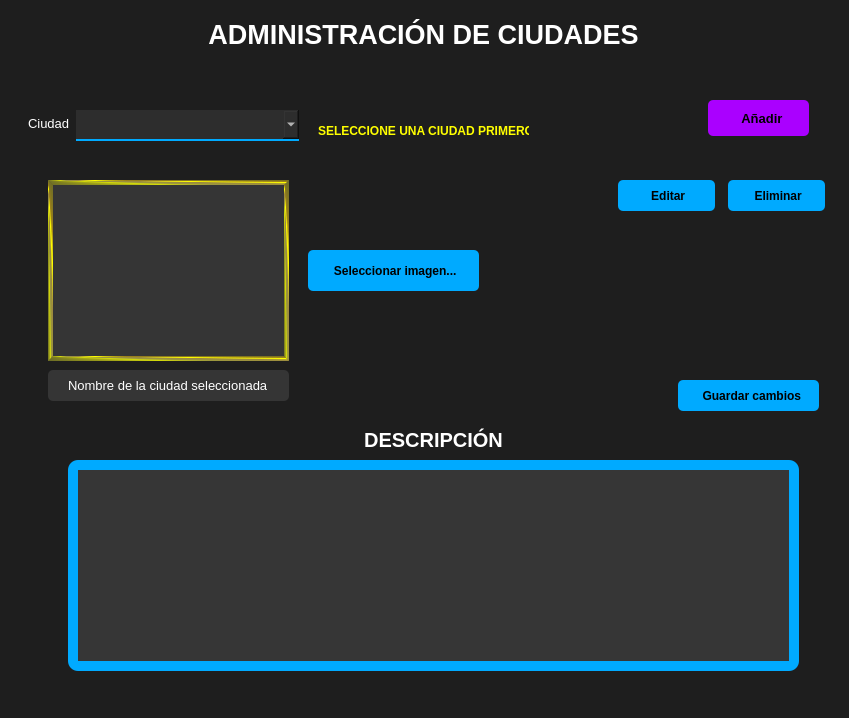
<?xml version="1.0" encoding="UTF-8"?>
<ui version="4.0">
 <class>manejarCiudades</class>
 <widget class="QWidget" name="manejarCiudades">
  <property name="windowModality">
   <enum>Qt::WindowModality::WindowModal</enum>
  </property>
  <property name="geometry">
   <rect>
    <x>0</x>
    <y>0</y>
    <width>849</width>
    <height>718</height>
   </rect>
  </property>
  <property name="maximumSize">
   <size>
    <width>849</width>
    <height>718</height>
   </size>
  </property>
  <property name="windowTitle">
   <string>Ciudades</string>
  </property>
  <property name="windowIcon">
   <iconset>
    <normaloff>../recursos/img/ciudades.png</normaloff>../recursos/img/ciudades.png</iconset>
  </property>
  <property name="styleSheet">
   <string notr="true">background-color: rgb(0, 0, 0);
color: rgb(255, 255, 255);</string>
  </property>
  <widget class="QFrame" name="frame">
   <property name="geometry">
    <rect>
     <x>-2</x>
     <y>0</y>
     <width>851</width>
     <height>721</height>
    </rect>
   </property>
   <property name="styleSheet">
    <string notr="true">background-color: rgb(30, 30, 30);
color: rgb(255, 255, 255);
border:none;</string>
   </property>
   <property name="frameShape">
    <enum>QFrame::Shape::StyledPanel</enum>
   </property>
   <property name="frameShadow">
    <enum>QFrame::Shadow::Raised</enum>
   </property>
   <widget class="QLabel" name="label">
    <property name="geometry">
     <rect>
      <x>120</x>
      <y>19</y>
      <width>611</width>
      <height>31</height>
     </rect>
    </property>
    <property name="font">
     <font>
      <pointsize>20</pointsize>
      <bold>true</bold>
     </font>
    </property>
    <property name="styleSheet">
     <string notr="true">color: rgb(255, 255, 255);</string>
    </property>
    <property name="text">
     <string>ADMINISTRACIÓN DE CIUDADES</string>
    </property>
    <property name="alignment">
     <set>Qt::AlignmentFlag::AlignCenter</set>
    </property>
   </widget>
   <widget class="QWidget" name="formLayoutWidget">
    <property name="geometry">
     <rect>
      <x>30</x>
      <y>110</y>
      <width>271</width>
      <height>31</height>
     </rect>
    </property>
    <layout class="QFormLayout" name="formLayout">
     <property name="fieldGrowthPolicy">
      <enum>QFormLayout::FieldGrowthPolicy::AllNonFixedFieldsGrow</enum>
     </property>
     <property name="rowWrapPolicy">
      <enum>QFormLayout::RowWrapPolicy::DontWrapRows</enum>
     </property>
     <property name="verticalSpacing">
      <number>6</number>
     </property>
     <item row="0" column="0">
      <widget class="QLabel" name="ciudadLabel">
       <property name="font">
        <font>
         <pointsize>10</pointsize>
        </font>
       </property>
       <property name="text">
        <string>Ciudad</string>
       </property>
      </widget>
     </item>
     <item row="0" column="1">
      <widget class="QComboBox" name="ciudadComboBox">
       <property name="sizePolicy">
        <sizepolicy hsizetype="Preferred" vsizetype="Expanding">
         <horstretch>0</horstretch>
         <verstretch>0</verstretch>
        </sizepolicy>
       </property>
       <property name="font">
        <font>
         <pointsize>10</pointsize>
        </font>
       </property>
       <property name="styleSheet">
        <string notr="true">color: rgb(255, 255, 255);
border-bottom: 2px solid rgb(0, 170, 255);
border-left:none;
border-right:none;
border-top:none;
background-color: rgb(45, 45, 45);
padding-left:5px;
padding-right:5px;</string>
       </property>
      </widget>
     </item>
    </layout>
   </widget>
   <widget class="QPushButton" name="agregarCiudad">
    <property name="geometry">
     <rect>
      <x>710</x>
      <y>100</y>
      <width>101</width>
      <height>36</height>
     </rect>
    </property>
    <property name="font">
     <font>
      <pointsize>10</pointsize>
      <bold>true</bold>
     </font>
    </property>
    <property name="styleSheet">
     <string notr="true">background-color: rgb(170, 0, 255);
color: rgb(0, 0, 0);
border-radius:5px;</string>
    </property>
    <property name="text">
     <string>  Añadir</string>
    </property>
    <property name="icon">
     <iconset>
      <normaloff>../recursos/iconos/ic_agregar.png</normaloff>../recursos/iconos/ic_agregar.png</iconset>
    </property>
   </widget>
   <widget class="QFrame" name="frame_ciudad">
    <property name="geometry">
     <rect>
      <x>40</x>
      <y>160</y>
      <width>791</width>
      <height>531</height>
     </rect>
    </property>
    <property name="styleSheet">
     <string notr="true">background-color: rgb(30, 30, 30);
color: rgb(255, 255, 255);
border:none;
border-radius:5px;</string>
    </property>
    <property name="frameShape">
     <enum>QFrame::Shape::StyledPanel</enum>
    </property>
    <property name="frameShadow">
     <enum>QFrame::Shadow::Raised</enum>
    </property>
    <widget class="QPushButton" name="editarCiudad">
     <property name="geometry">
      <rect>
       <x>580</x>
       <y>20</y>
       <width>97</width>
       <height>31</height>
      </rect>
     </property>
     <property name="font">
      <font>
       <bold>true</bold>
      </font>
     </property>
     <property name="styleSheet">
      <string notr="true">color: rgb(0, 0, 0);
background-color: rgb(0, 170, 255);
border-radius:5px;</string>
     </property>
     <property name="text">
      <string> Editar</string>
     </property>
     <property name="icon">
      <iconset>
       <normaloff>../recursos/iconos/ic_editar.png</normaloff>../recursos/iconos/ic_editar.png</iconset>
     </property>
    </widget>
    <widget class="QPushButton" name="eliminarCiudad">
     <property name="geometry">
      <rect>
       <x>690</x>
       <y>20</y>
       <width>97</width>
       <height>31</height>
      </rect>
     </property>
     <property name="font">
      <font>
       <bold>true</bold>
      </font>
     </property>
     <property name="styleSheet">
      <string notr="true">color: rgb(0, 0, 0);
background-color: rgb(0, 170, 255);
border-radius:5px;</string>
     </property>
     <property name="text">
      <string> Eliminar</string>
     </property>
     <property name="icon">
      <iconset>
       <normaloff>../recursos/iconos/ic_eliminar.png</normaloff>../recursos/iconos/ic_eliminar.png</iconset>
     </property>
    </widget>
    <widget class="QLabel" name="img_ciudad">
     <property name="geometry">
      <rect>
       <x>10</x>
       <y>20</y>
       <width>241</width>
       <height>181</height>
      </rect>
     </property>
     <property name="styleSheet">
      <string notr="true">background-color: rgb(53, 53, 53);
border: 5px solid qconicalgradient(cx:0, cy:0, angle:135, stop:0 rgba(255, 255, 0, 69), stop:0.375 rgba(255, 255, 0, 69), stop:0.423533 rgba(251, 255, 0, 145), stop:0.45 rgba(247, 255, 0, 208), stop:0.477581 rgba(255, 244, 71, 130), stop:0.518717 rgba(255, 218, 71, 130), stop:0.55 rgba(255, 255, 0, 255), stop:0.57754 rgba(255, 203, 0, 130), stop:0.625 rgba(255, 255, 0, 69), stop:1 rgba(255, 255, 0, 69));
border-radius:0px;</string>
     </property>
     <property name="text">
      <string/>
     </property>
    </widget>
    <widget class="QFrame" name="frame_3">
     <property name="geometry">
      <rect>
       <x>30</x>
       <y>300</y>
       <width>731</width>
       <height>211</height>
      </rect>
     </property>
     <property name="styleSheet">
      <string notr="true">border-radius:10px;
background-color: rgb(0, 170, 255);</string>
     </property>
     <property name="frameShape">
      <enum>QFrame::Shape::StyledPanel</enum>
     </property>
     <property name="frameShadow">
      <enum>QFrame::Shadow::Raised</enum>
     </property>
     <widget class="QPlainTextEdit" name="desc_ciudad">
      <property name="geometry">
       <rect>
        <x>10</x>
        <y>10</y>
        <width>711</width>
        <height>191</height>
       </rect>
      </property>
      <property name="font">
       <font>
        <pointsize>10</pointsize>
       </font>
      </property>
      <property name="styleSheet">
       <string notr="true">background-color: rgb(54, 54, 54);color:white;border-radius:0px;</string>
      </property>
      <property name="readOnly">
       <bool>true</bool>
      </property>
      <property name="plainText">
       <string/>
      </property>
     </widget>
    </widget>
    <widget class="QLineEdit" name="nombreCiudad">
     <property name="geometry">
      <rect>
       <x>10</x>
       <y>210</y>
       <width>241</width>
       <height>31</height>
      </rect>
     </property>
     <property name="font">
      <font>
       <pointsize>10</pointsize>
       <bold>false</bold>
      </font>
     </property>
     <property name="styleSheet">
      <string notr="true">background-color: rgb(53, 53, 53);
color: rgb(255, 255, 255);
border:0px</string>
     </property>
     <property name="text">
      <string>Nombre de la ciudad seleccionada</string>
     </property>
     <property name="alignment">
      <set>Qt::AlignmentFlag::AlignCenter</set>
     </property>
     <property name="readOnly">
      <bool>true</bool>
     </property>
    </widget>
    <widget class="QLabel" name="label_2">
     <property name="geometry">
      <rect>
       <x>40</x>
       <y>259</y>
       <width>711</width>
       <height>41</height>
      </rect>
     </property>
     <property name="font">
      <font>
       <pointsize>15</pointsize>
       <bold>true</bold>
      </font>
     </property>
     <property name="styleSheet">
      <string notr="true">color: white;</string>
     </property>
     <property name="text">
      <string>DESCRIPCIÓN</string>
     </property>
     <property name="alignment">
      <set>Qt::AlignmentFlag::AlignCenter</set>
     </property>
    </widget>
    <widget class="QPushButton" name="guardarCambios">
     <property name="geometry">
      <rect>
       <x>640</x>
       <y>220</y>
       <width>141</width>
       <height>31</height>
      </rect>
     </property>
     <property name="font">
      <font>
       <bold>true</bold>
      </font>
     </property>
     <property name="styleSheet">
      <string notr="true">color: rgb(0, 0, 0);
background-color: rgb(0, 170, 255);
border-radius:5px;</string>
     </property>
     <property name="text">
      <string>  Guardar cambios</string>
     </property>
     <property name="icon">
      <iconset>
       <normaloff>../recursos/iconos/ic_guardar.png</normaloff>../recursos/iconos/ic_guardar.png</iconset>
     </property>
    </widget>
    <widget class="QPushButton" name="seleccionarImagen">
     <property name="geometry">
      <rect>
       <x>270</x>
       <y>90</y>
       <width>171</width>
       <height>41</height>
      </rect>
     </property>
     <property name="font">
      <font>
       <bold>true</bold>
      </font>
     </property>
     <property name="styleSheet">
      <string notr="true">color: rgb(0, 0, 0);
background-color: rgb(0, 170, 255);
border-radius:5px;</string>
     </property>
     <property name="text">
      <string> Seleccionar imagen...</string>
     </property>
     <property name="icon">
      <iconset>
       <normaloff>../recursos/iconos/ic_imagen.png</normaloff>../recursos/iconos/ic_imagen.png</iconset>
     </property>
     <property name="iconSize">
      <size>
       <width>28</width>
       <height>28</height>
      </size>
     </property>
    </widget>
   </widget>
   <widget class="QLabel" name="aviso">
    <property name="geometry">
     <rect>
      <x>320</x>
      <y>120</y>
      <width>211</width>
      <height>21</height>
     </rect>
    </property>
    <property name="font">
     <font>
      <bold>true</bold>
     </font>
    </property>
    <property name="styleSheet">
     <string notr="true">color: rgb(255, 255, 0);</string>
    </property>
    <property name="text">
     <string>SELECCIONE UNA CIUDAD PRIMERO</string>
    </property>
   </widget>
  </widget>
 </widget>
 <resources/>
 <connections/>
</ui>
